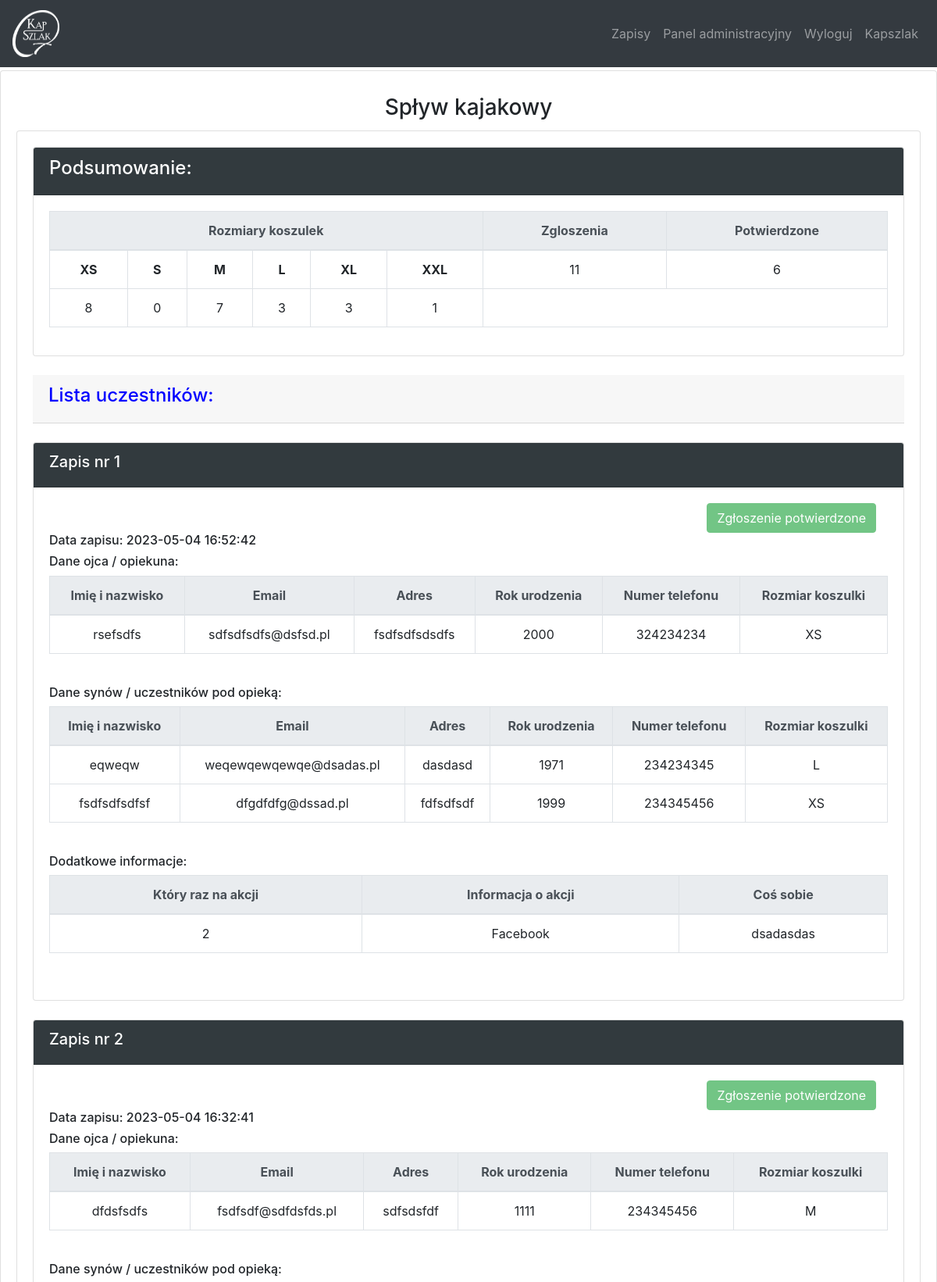
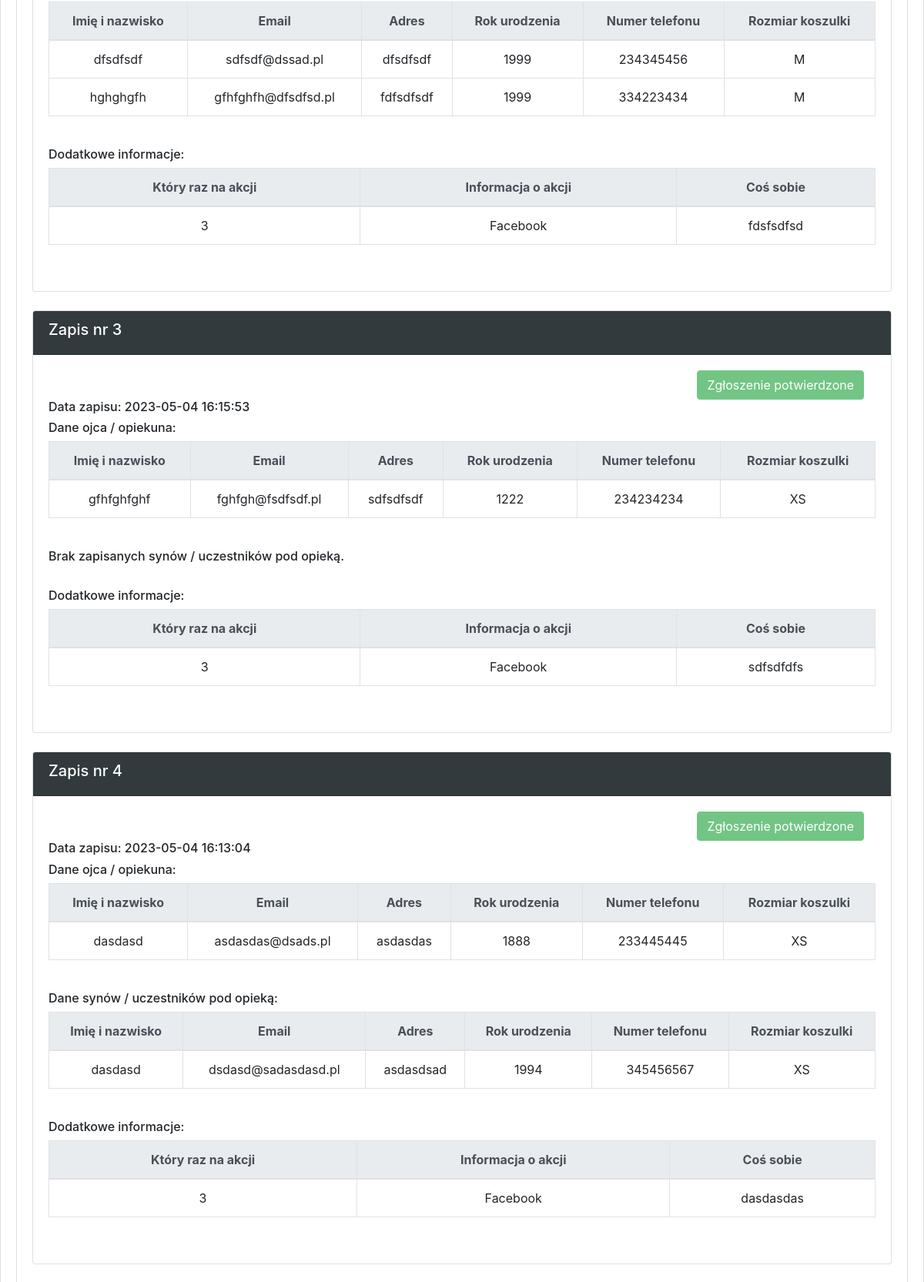
Screenshot of /dashboard/eventview?event_id=4 (signed in, upper part) with the database file from the repository (2 pictures, top to bottom).
### website/models.py (models this page shows)
class Events(db.Model):
    id = db.Column(db.Integer, primary_key=True)
    year_id = db.Column(db.Integer, db.ForeignKey('year.id'))
    signup = db.relationship('Signup', backref='events')
    name = db.Column(db.String(300))
    date  = db.Column(db.Date)
    temp_id = db.Column(db.Integer)
    is_active = db.Column(db.Boolean, default=True, nullable=False)
    mail_temp = db.Column(db.String(1000))

class Signup(db.Model):
    id = db.Column(db.Integer, primary_key=True)
    event_id = db.Column(db.Integer, db.ForeignKey('events.id'))
    date  = db.Column(db.DateTime)
    person = db.relationship('Person', backref='signup')
    basic = db.relationship('Basic', backref='signup')
    winter = db.relationship('Winter', backref='signup')
    turnament = db.relationship('Turnament', backref='signup')
    older = db.relationship('Older', backref='signup')

class Person(db.Model):
    id = db.Column(db.Integer, primary_key=True)
    signup_id = db.Column(db.Integer, db.ForeignKey('signup.id'))
    is_verified = db.Column(db.Boolean, default=False)
    is_contact = db.Column(db.Boolean, default=True)
    name = db.Column(db.String(300))
    email = db.Column(db.String(300))
    adress = db.Column(db.String(300))
    year = db.Column(db.Integer)
    telNum = db.Column(db.Integer)
    selectSize = db.Column(db.String(10))
    weight = db.Column(db.Integer)
    height = db.Column(db.Integer)

class Basic(db.Model):
    id = db.Column(db.Integer, primary_key=True)
    signup_id = db.Column(db.Integer, db.ForeignKey('signup.id'))
    howMany = db.Column(db.Integer)
    whereKnew = db.Column(db.String(300))
    intro = db.Column(db.String(500))

### website/views.py (the view, shortened to what this page needs)
@views.route('/dashboard/eventview', methods=['GET', 'POST'])
@login_required
def event_view():
    event_id = request.args.get('event_id', None)
    event = Events.query.get(int(event_id))
    if event:
        sn_lst = event.signup
        sn_lst = sorted(sn_lst, key=lambda signup: signup.id, reverse=True)
        dic = get_sumup(event.id, sn_lst)
        if event.temp_id != 3:
            return render_template('event_view.html', event=event, sn_lst=sn_lst, user=current_user, dic=dic)
    else:
        flash('Operacja nie jest dostepna', category='error')
        return redirect(url_for('views.dashboard'))

### modules/servis_html.py (called while the page is built, shortened)
def get_sumup(event_id, lst):
	dic = {}
	dic['num_signup'] = len(lst)
	dic['num_active'] = 0
	dic['xs'] = 0
	dic['s'] = 0
	dic['m'] = 0
	dic['l'] = 0
	dic['xl'] = 0
	dic['xxl'] = 0
	dic['n_skiEver'] = 0
	dic['n_skiInst'] = 0
	dic['n_isLent'] = 0
	dic['discount'] = 0
	dic['normal'] = 0
	dic['narty'] = 0
	dic['buty'] = 0
	dic['deska'] = 0
	dic['kask'] = 0
	dic['kijki'] = 0
	dic['gogle'] = 0
	for signup in lst:
		for member in signup.person:
			if member.is_verified:
				dic['num_active'] += 1
			if event_id in (1, 4, 6):
				if member.selectSize == 'XS':
					dic['xs'] += 1
				elif member.selectSize == 'S':
					dic['s'] += 1
				elif member.selectSize == 'M':
					dic['m'] += 1
				elif member.selectSize == 'L':
					dic['l'] += 1
				elif member.selectSize == 'XL':
					dic['xl'] += 1
				elif member.selectSize == 'XXL':
					dic['xxl'] += 1
	return dic

### website/templates/event_view.html (shortened to what this page needs)
{% extends "base.html" %}
{% block content %}
<div class="card">
		    <div class="card-body">
		    	<h3 class="card-title" align="center">{{ event.name }}</h3>
		    	<div class="card">
		    		<div class="card-body">
		    		{% if event.temp_id == 1 %}
			    		{% include 'signup_view/ev1.html' %}
			    	{% elif event.temp_id == 2 %}
			    		{% include 'signup_view/ev2.html' %}
			    	{% elif event.temp_id == 3 %}
			    		{% include 'signup_view/ev3.html' %}
			    	{% elif event.temp_id == 4 %}
			    		{% include 'signup_view/ev4.html' %}
			    	{% elif event.temp_id == 5 %}
			    		{% include 'signup_view/ev5.html' %}
			    	{% elif event.temp_id == 6 %}
			    		{% include 'signup_view/ev6.html' %}
			    	{% endif %}
		    		</div>
		</div>
	</div>
</div>
{% endblock %}

### website/templates/signup_view/ev6.html (shortened to what this page needs)
<div class="card">
    <div class="card-header" style="background-color: #323a3e">
<h4><font color="white">Podsumowanie:</font></h4>
</div>
<div class="card-body">
<table class="table table-bordered">
                          <thead class="thead-light" align="center">
                            <tr>
                            <th colspan="6">Rozmiary koszulek</th>
                              <th scope="col">Zgloszenia</th>
                              <th scope="col">Potwierdzone</th>
                            </tr>
                          </thead>
                          <tbody align="center">
                            <tr>
                                <td><b>XS</b></td>
                              <td><b>S</b></td>
                              <td><b>M</b></td>
                              <td><b>L</b></td>
                              <td><b>XL</b></td>
                              <td><b>XXL</b></td>
                              <td>{{ dic['num_signup'] }}</td>
                              <td>{{ dic['num_active'] }}</td>
                            </tr>
                            <tr>
                              <td>{{ dic['xs'] }}</td>
                              <td>{{ dic['s'] }}</td>
                              <td>{{ dic['m'] }}</td>
                              <td>{{ dic['l'] }}</td>
                              <td>{{ dic['xl'] }}</td>
                              <td>{{ dic['xxl'] }}</td>
                            </tr>
                    </tbody>
                        </table>
                      </div>
</div>
<br>
    <div class="card-header">
      {% if dic['num_signup'] != 0 %}
<h4><font color="blue">Lista uczestników:</font></h4>
{% else %}
<h4><font color="red">Brak zapisanych uczestników:</font></h4>
{% endif %}
</div>
<br>
{% for signup in sn_lst %}
<div class="card">
    <div class="card-header" style="background-color: #323a3e">
<h5><font color="white">Zapis nr {{ loop.index }}</font></h5>
</div>
    {% for item in signup.person %}
    {% if item.is_contact %}
    <div class="card-body">
      <div class="col-md-12 text-right">
        {% if not item.is_verified %}
        <a href="/signup-verified?event_id={{ event.id }}&person_id={{ item.id }}"><button type="button" class="btn btn-danger">Potwierdź zapis</button></a>
        {% else %}
        <button type="button" class="btn btn-success" disabled>Zgłoszenie potwierdzone</button>
        {% endif %}
      </div>
<h6>Data zapisu: {{ signup.date }}</h6>
<h6>Dane ojca / opiekuna:</h6>
<table class="table table-bordered">
                          <thead class="thead-light" align="center">
                            <tr>
                              <th scope="col">Imię i nazwisko</th>
                              <th scope="col">Email</th>
                              <th scope="col">Adres</th>
                              <th scope="col">Rok urodzenia</th>
                              <th scope="col">Numer telefonu</th>
                              <th scope="col">Rozmiar koszulki</th>
                            </tr>
                          </thead>
                          <tbody align="center">
                            <tr>
                              <td>{{ item.name }}</td>
                              <td>{{ item.email }}</td>
                              <td>{{ item.adress }}</td>
                              <td>{{ item.year }}</td>
                              <td>{{ item.telNum }}</td>
                              <td>{{ item.selectSize }}</td>
                            </tr>
                          </tbody>
                        </table>
                      {% endif %}
               {% endfor %}
               <br>
{% if signup.person|length > 1 %}
<h6>Dane synów / uczestników pod opieką:</h6>
<table class="table table-bordered">
                          <thead class="thead-light" align="center">
                            <tr>
                              <th scope="col">Imię i nazwisko</th>
                              <th scope="col">Email</th>
                              <th scope="col">Adres</th>
                              <th scope="col">Rok urodzenia</th>
                              <th scope="col">Numer telefonu</th>
                              <th scope="col">Rozmiar koszulki</th>
                            </tr>
                          </thead>
                          <tbody align="center">
                            {% for item in signup.person %}
                              {% if not item.is_contact %}
                            <tr>
                              <td>{{ item.name }}</td>
                              <td>{{ item.email }}</td>
                              <td>{{ item.adress }}</td>
                              <td>{{ item.year }}</td>
                              <td>{{ item.telNum }}</td>
                              <td>{{ item.selectSize }}</td>
                            </tr>
                           {% endif %}
                        {% endfor %}
                          </tbody>
                        </table>
{% else %}
<h6>Brak zapisanych synów / uczestników pod opieką.</h6>
{% endif %}
               <br>
{% for item in signup.basic %}
    <h6>Dodatkowe informacje:</h6>
<table class="table table-bordered">
                          <thead class="thead-light" align="center">
                            <tr>
                              <th scope="col">Który raz na akcji</th>
                              <th scope="col">Informacja o akcji</th>
                              <th scope="col">Coś sobie</th>
                            </tr>
                          </thead>
                          <tbody align="center">
                            <tr>
                              <td>{{ item.howMany }}</td>
                              <td>{{ item.whereKnew }}</td>
                              <td>{{ item.intro }}</td>
                            </tr>
                          </tbody>
                        </table>
                        {% endfor %}
                         <br>
             </div>
           </div><br>
               {% endfor %}

### website/static/css/style.css (style rules this page uses)
h3 { margin-top: 10px; }
table, th, td { border: 1px solid black; border-collapse: collapse; }

### rows the page displays
Events: name "Spływ kajakowy"
Signup: date "2023-05-04 16:52:42"
Person: is_verified "Zgłoszenie potwierdzone", name "rsefsdfs", email "sdfsdfsdfs@dsfsd.pl", adress "fsdfsdfsdsdfs", year "2000", telNum "324234234", selectSize "XS"
Person: name "eqweqw", email "weqewqewqewqe@dsadas.pl", adress "dasdasd", year "1971", telNum "234234345", selectSize "L"
Person: name "fsdfsdfsdfsf", email "dfgdfdfg@dssad.pl", adress "fdfsdfsdf", year "1999", telNum "234345456", selectSize "XS"
Basic: howMany "2", whereKnew "Facebook", intro "dsadasdas"
Signup: date "2023-05-04 16:32:41"
Person: is_verified "Zgłoszenie potwierdzone", name "dfdsfsdfs", email "fsdfsdf@sdfdsfds.pl", adress "sdfsdsfdf", year "1111", telNum "234345456", selectSize "M"
Person: name "dfsdfsdf", email "sdfsdf@dssad.pl", adress "dfsdfsdf", year "1999", telNum "234345456", selectSize "M"
Person: name "hghghgfh", email "gfhfghfh@dfsdfsd.pl", adress "fdfsdfsdf", year "1999", telNum "334223434", selectSize "M"
Basic: howMany "3", whereKnew "Facebook", intro "fdsfsdfsd"
Signup: date "2023-05-04 16:15:53", shows "Brak zapisanych synów / uczestników pod opieką."
Person: is_verified "Zgłoszenie potwierdzone", name "gfhfghfghf", email "fghfgh@fsdfsdf.pl", adress "sdfsdfsdf", year "1222", telNum "234234234", selectSize "XS"
Basic: howMany "3", whereKnew "Facebook", intro "sdfsdfdfs"
Signup: date "2023-05-04 16:13:04"
Person: is_verified "Zgłoszenie potwierdzone", name "dasdasd", email "asdasdas@dsads.pl", adress "asdasdas", year "1888", telNum "233445445", selectSize "XS"
Person: name "dasdasd", email "dsdasd@sadasdasd.pl", adress "asdasdsad", year "1994", telNum "345456567", selectSize "XS"
Basic: howMany "3", whereKnew "Facebook", intro "dasdasdas"

### other values shown
{{ dic['num_signup'] }} "11"
{{ dic['num_active'] }} "6"
{{ dic['xs'] }} "8"
{{ dic['s'] }} "0"
{{ dic['m'] }} "7"
{{ dic['l'] }} "3"
{{ dic['xl'] }} "3"
{{ dic['xxl'] }} "1"
